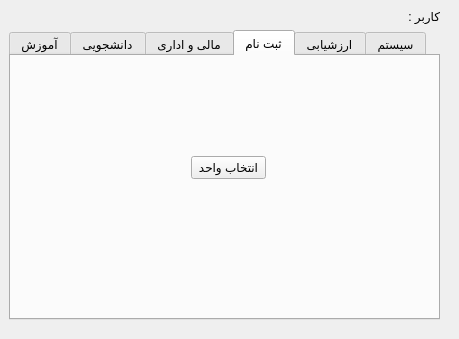
<?xml version="1.0" encoding="UTF-8"?>
<ui version="4.0">
 <class>mainWindow</class>
 <widget class="QWidget" name="mainWindow">
  <property name="geometry">
   <rect>
    <x>0</x>
    <y>0</y>
    <width>459</width>
    <height>339</height>
   </rect>
  </property>
  <property name="windowTitle">
   <string>Form</string>
  </property>
  <widget class="QWidget" name="">
   <property name="geometry">
    <rect>
     <x>9</x>
     <y>9</y>
     <width>431</width>
     <height>311</height>
    </rect>
   </property>
   <layout class="QVBoxLayout" name="verticalLayout">
    <item>
     <widget class="QLabel" name="topLabel">
      <property name="layoutDirection">
       <enum>Qt::RightToLeft</enum>
      </property>
      <property name="text">
       <string>کاربر :  </string>
      </property>
     </widget>
    </item>
    <item>
     <widget class="QTabWidget" name="tabWidget">
      <property name="currentIndex">
       <number>3</number>
      </property>
      <widget class="QWidget" name="tab">
       <attribute name="title">
        <string>آموزش</string>
       </attribute>
       <widget class="QPushButton" name="karname">
        <property name="geometry">
         <rect>
          <x>170</x>
          <y>130</y>
          <width>75</width>
          <height>23</height>
         </rect>
        </property>
        <property name="text">
         <string>کارنامه</string>
        </property>
       </widget>
      </widget>
      <widget class="QWidget" name="tab_2">
       <attribute name="title">
        <string>دانشجویی</string>
       </attribute>
       <widget class="QPushButton" name="barnameHaftegi">
        <property name="geometry">
         <rect>
          <x>180</x>
          <y>110</y>
          <width>75</width>
          <height>23</height>
         </rect>
        </property>
        <property name="text">
         <string>برنامه هفتگی</string>
        </property>
       </widget>
      </widget>
      <widget class="QWidget" name="tab_3">
       <attribute name="title">
        <string>مالی و اداری</string>
       </attribute>
      </widget>
      <widget class="QWidget" name="tab_6">
       <attribute name="title">
        <string>ثبت نام</string>
       </attribute>
       <widget class="QPushButton" name="vahed">
        <property name="geometry">
         <rect>
          <x>180</x>
          <y>100</y>
          <width>75</width>
          <height>23</height>
         </rect>
        </property>
        <property name="text">
         <string>انتخاب واحد</string>
        </property>
       </widget>
      </widget>
      <widget class="QWidget" name="tab_4">
       <attribute name="title">
        <string>ارزشیابی</string>
       </attribute>
      </widget>
      <widget class="QWidget" name="tab_5">
       <attribute name="title">
        <string>سیستم</string>
       </attribute>
      </widget>
     </widget>
    </item>
   </layout>
  </widget>
  <zorder>topLabel</zorder>
  <zorder>tabWidget</zorder>
  <zorder>tabWidget</zorder>
 </widget>
 <resources/>
 <connections/>
</ui>
